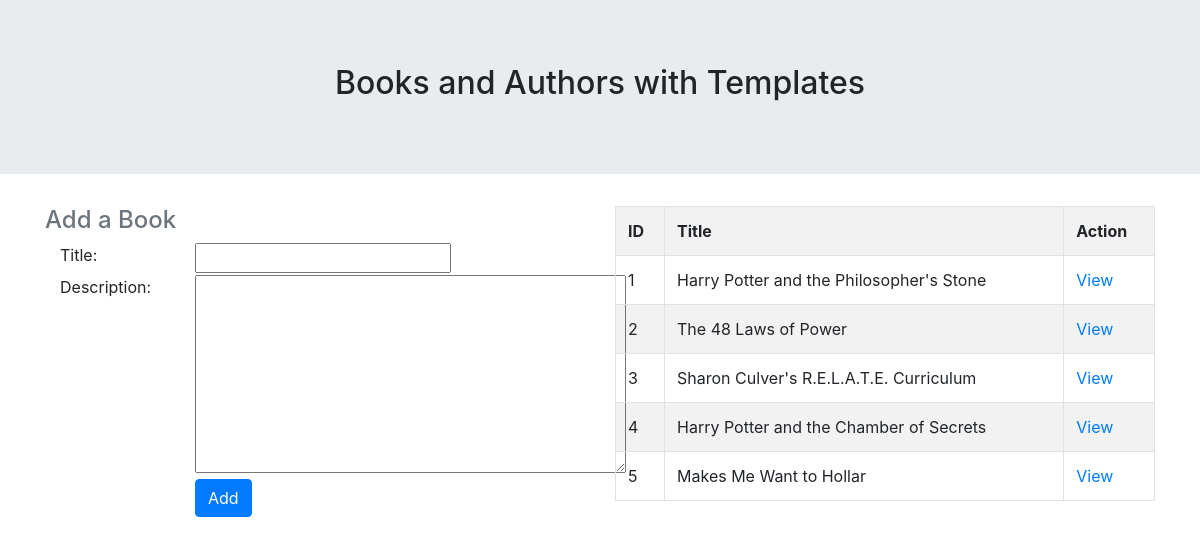
The page /addBook on the database its author committed.
### booksAuthorsAPP/models.py (models this page shows)
class Book(models.Model):
    title = models.CharField(max_length=45)
    description = models.TextField(null=True)
    created_at = models.DateTimeField(auto_now_add=True)
    updated_at = models.DateTimeField(auto_now=True)

### booksAuthorsAPP/views.py (the view)
# urls.py: path('addBook', views.addBook),
def addBook(request):
    context = {
        'allBooks' : Book.objects.all()
    }
    return render(request, 'addBook.html', context)

### booksAuthorsAPP/templates/addBook.html (shortened to what this page needs)
<!DOCTYPE html>
<html lang="en">
<head>
    <link rel="stylesheet" href="https://maxcdn.bootstrapcdn.com/bootstrap/4.0.0/css/bootstrap.min.css">
</head>
<body>
    <header class="jumbotron jumbotron-fluid">
        <div class="text-center">
            <h2>Books and Authors with Templates</h2>
        </div>
    </header>
    <main class="container">
        <div class="row">
            <div class="col-sm-6">
                <div class="container-fluid">
                    <div class="row">
                        <h4 class="text-muted">Add a Book</h4>
                    </div>
                    <form action="/createNewBook" method="POST">
                        <div class="row">
                            <div class="col-sm-3">
                                <label for="title">Title:</label>
                            </div>
                            <div class="col-sm-3">
                                <input type="text" name="title">
                            </div>
                        </div>
                        <div class="row">
                            <div class="col-sm-3">
                                <label for="description">Description:</label>
                            </div>
                            <div class="col-sm-3">
                                <textarea name="description" cols="40" rows="8"></textarea>
                            </div>
                        </div>
                        <div class="row">
                            <div class="col-sm-3"></div>
                            <div class="col-sm-3">
                                <input type="submit" class="btn btn-primary" value="Add">
                            </div>
                        </div>
                    </form>
                </div>
            </div>
            <div class="col-sm-6">
                <table class="table table-striped table-bordered">
                    <tr>
                        <th>ID</th>
                        <th>Title</th>
                        <th>Action</th>
                    </tr>
                    {% for book in allBooks %}
                        <tr>
                            <td>{{ book.id }}</td>
                            <td>{{ book.title }}</td>
                            <td><a href="/viewBook/{{ book.id }}">View</a></td>
                        </tr>
                    {% endfor %}
                </table>
            </div>
        </div>
    </main>
</body>
</html>

### rows shown on the page
Book: id "1", title "Harry Potter and the Philosopher's Stone"
Book: id "2", title "The 48 Laws of Power"
Book: id "3", title "Sharon Culver's R.E.L.A.T.E. Curriculum"
Book: id "4", title "Harry Potter and the Chamber of Secrets"
Book: id "5", title "Makes Me Want to Hollar"
